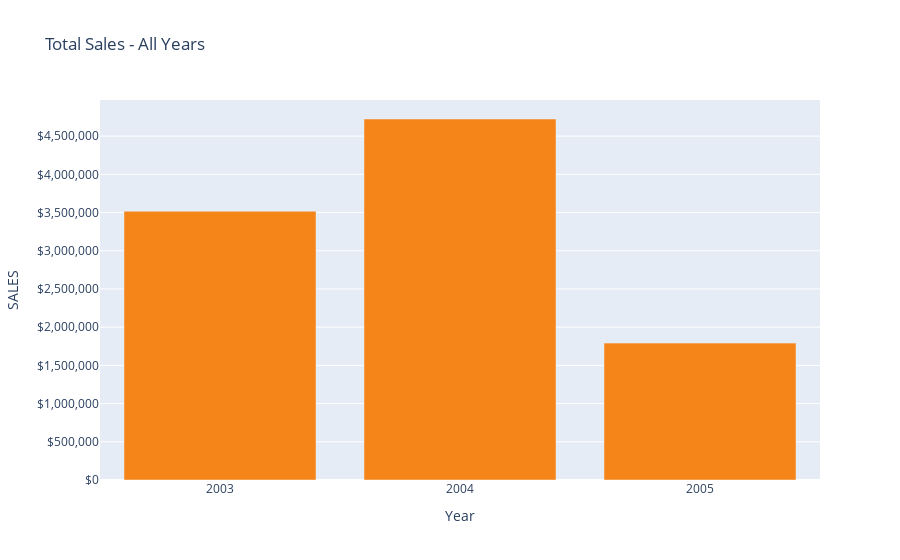

Notebook code for this chart:
### Code cell
# Initialize figure
fig1 = go.Figure()

# Add traces
fig1.add_trace(go.Bar(
        x=df1['YEAR_ID'],
        y=df1['SALES'],
        marker_color='#F58518'
        ))

# Update xaxis properties
fig1.update_xaxes(title_text='Year',
                 tick0=0,
                 dtick=1,
                # autorange='reversed' 
                )

# Update yaxis properties
fig1.update_yaxes(title_text='SALES',
                tickformat=",",
                tickprefix="$")

# Update general layout
fig1.update_layout(title_text='Total Sales - All Years',
                showlegend=False,
                barmode='stack')

fig1.show()

### Figure 1 — Plotly figure (JSON) as saved in the notebook; plotly's stock layout.template omitted (floating-point values rounded to 4 significant figures)
{"data": [{"marker": {"color": "#F58518"}, "type": "bar", "x": [2003, 2004, 2005], "y": [3517000.0, 4724000.0, 1791000.0]}], "layout": {"barmode": "stack", "showlegend": false, "title": {"text": "Total Sales - All Years"}, "xaxis": {"dtick": 1, "tick0": 0, "title": {"text": "Year"}}, "yaxis": {"tickformat": ",", "tickprefix": "$", "title": {"text": "SALES"}}}}
